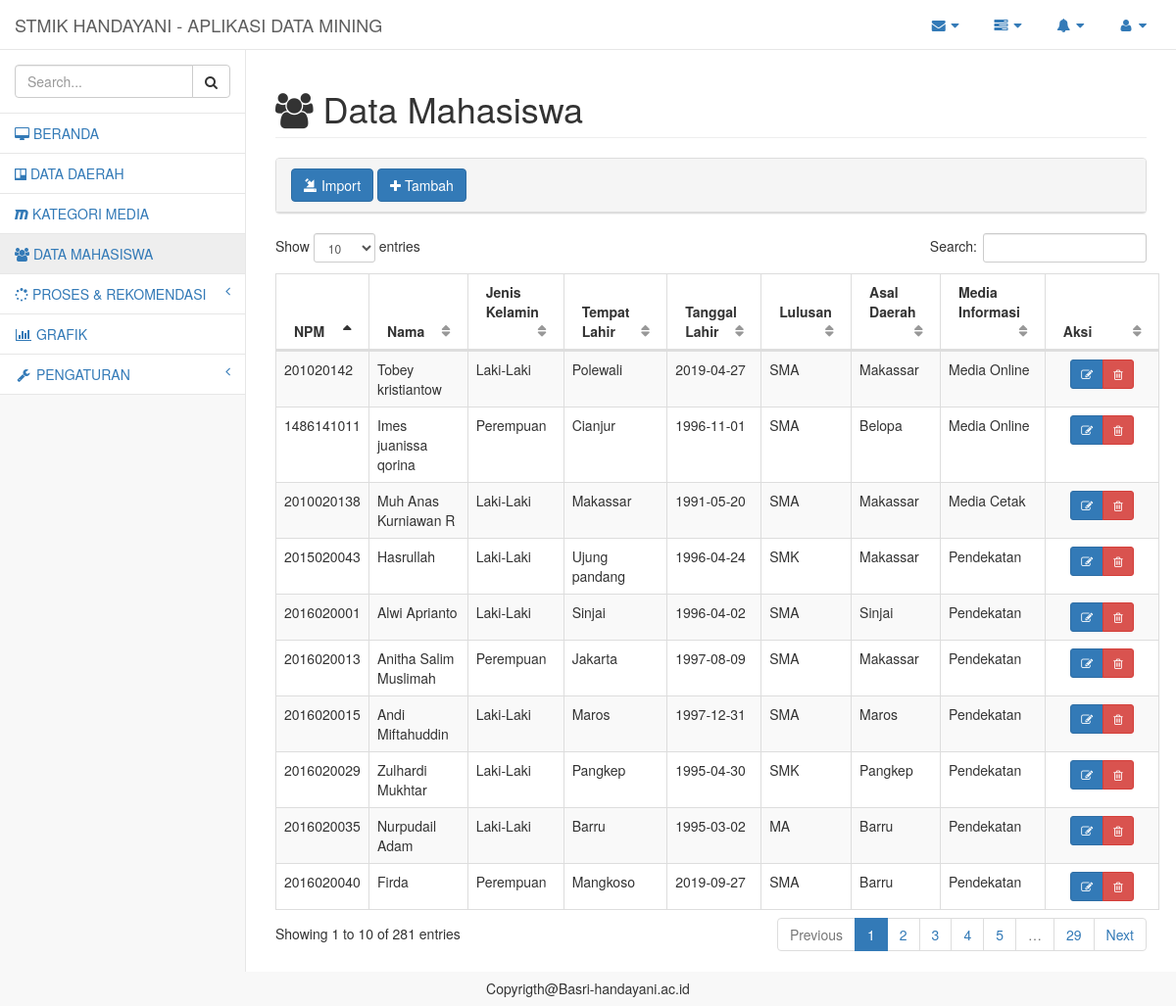
Page /admin/pages/home.php on the committed database.
### tables this page shows
CREATE TABLE `tb_mahasiswa` (
  `NPM` int(12) NOT NULL,
  `nama` varchar(30) DEFAULT NULL,
  `jenis_kelamin` enum('Laki-Laki','Perempuan') DEFAULT NULL,
  `tempat_lahir` varchar(30) DEFAULT NULL,
  `tgl_lahir` date DEFAULT NULL,
  `lulusan` enum('SMA','SMK','MA') DEFAULT NULL,
  `asal_daerah` varchar(30) DEFAULT NULL,
  `informasi` varchar(30) DEFAULT NULL
);

### admin/pages/home.php (the view, shortened to what this page needs)
<?php
include"Koneksi.php";
?>
<!DOCTYPE html>
<html lang="en">
<head>
    <link href="../vendor/bootstrap/css/bootstrap.min.css" rel="stylesheet">
    <link href="../vendor/metisMenu/metisMenu.min.css" rel="stylesheet">
    <link href="../vendor/datatables-plugins/dataTables.bootstrap.css" rel="stylesheet">
    <link href="../vendor/datatables-responsive/dataTables.responsive.css" rel="stylesheet">
    <link href="../dist/css/sb-admin-2.css" rel="stylesheet">
    <link href="../vendor/font-awesome/css/font-awesome.min.css" rel="stylesheet" type="text/css">
    </head>
    <body>
        <div id="wrapper">
            <nav class="navbar navbar-default navbar-static-top" role="navigation" style="margin-bottom: 0">
                <div class="navbar-header">
                    <a class="navbar-brand" href="#">STMIK HANDAYANI - APLIKASI DATA MINING</a>
                </div>
                <ul class="nav navbar-top-links navbar-right">
                    <li class="dropdown">
                        <a class="dropdown-toggle" data-toggle="dropdown" href="#">
                            <i class="fa fa-envelope fa-fw"></i> <i class="fa fa-caret-down"></i>
                        </a>
                    </li>
                    <li class="dropdown">
                        <a class="dropdown-toggle" data-toggle="dropdown" href="#">
                            <i class="fa fa-tasks fa-fw"></i> <i class="fa fa-caret-down"></i>
                        </a>
                    </li>
                    <li class="dropdown">
                        <a class="dropdown-toggle" data-toggle="dropdown" href="#">
                            <i class="fa fa-bell fa-fw"></i> <i class="fa fa-caret-down"></i>
                        </a>
                    </li>
                    <li class="dropdown">
                        <a class="dropdown-toggle" data-toggle="dropdown" href="#">
                            <i class="fa fa-user fa-fw"></i> <i class="fa fa-caret-down"></i>
                        </a>
                    </li>
                </ul>
                <div class="navbar-default sidebar" role="navigation">
                    <div class="sidebar-nav navbar-collapse">
                        <ul class="nav" id="side-menu">
                            <li class="sidebar-search">
                                <div class="input-group custom-search-form">
                                    <input type="text" class="form-control" placeholder="Search...">
                                    <span class="input-group-btn">
                                        <button class="btn btn-default" type="button">
                                            <i class="fa fa-search"></i>
                                        </button>
                                    </span>
                                </div>
                                <li>
                                    <a href="index.php"><i class="fa fa-desktop" ></i> BERANDA </a>
                                </li>
                                <li>
                                    <a href="data_daerah.php"><i class="fa fa-trello" ></i> DATA DAERAH</a>
                                </li>
                                <li>
                                    <a href="kategori_media.php"><i class="fa fa-maxcdn" ></i> KATEGORI MEDIA</a>
                                </li>
                                <li>
                                    <a href="home.php"><i class="fa fa-group" ></i> DATA MAHASISWA</a>
                                </li>
                                    <li>
                                        <a href="#"><i class="fa fa-spinner" > </i>&nbsp;PROSES & REKOMENDASI<span class="fa arrow"></span></a>
                                    </li>
                                    <li>
                                        <a href="grafik.php"><i class="fa fa-bar-chart-o fa-fw"> </i> GRAFIK</a>
                                    </li>
                                    <li>
                                     <a href="#"><i class="fa fa-wrench fa-fw"> </i> PENGATURAN<span class="fa arrow"></span></a>
                                </li>
                            </ul>
                        </div>
                    </div>
                </nav>
                <div id="page-wrapper">
                    <div class="row">
                        <div class="col-lg-12">
                            <h1 class="page-header"><i class="fa fa-group"></i>&nbsp;Data Mahasiswa</h1>
                        </div>
                    </div>
                    <div class="row">
                        <div class="col-lg-12">
                            <div class="panel panel-default">
                                <div class="panel-heading">
                                    <a type="button" class="btn btn-primary" href="#" data-toggle="modal" data-target="#modalImport"><i class="glyphicon glyphicon-import"></i>&nbsp;Import</a>
                                    <a type="button" class="btn btn-primary" href="#" data-toggle="modal" data-target="#modalTambah"><i class="fa fa-plus"></i>&nbsp;Tambah</a>
                    </div>
                </div>
            </div>
            <div class="panel-body">
                <table class="table table-striped table-bordered table-hover" id="dataTables-example">
                    <thead>
                        <tr>
                            <th class="center">NPM</th>
                            <th class="center">Nama</th>
                            <th class="center">Jenis Kelamin</th>
                            <th class="center">Tempat Lahir</th>
                            <th class="center">Tanggal Lahir</th>
                            <th class="center">Lulusan</th>
                            <th class="center">Asal Daerah</th>
                            <th class="center">Media Informasi</th>
                            <th class="center">Aksi</th>
                        </tr>
                    </thead>
                    <tbody>
                     <?php
                     $query= $konek-> query('SELECT * FROM tb_mahasiswa');
                     while ($data= mysqli_fetch_array($query)) {
                         ?>
                         <tr>
                             <td><?php echo $data['NPM']; ?></td>
                             <td><?php echo $data['nama']; ?></td>
                             <td><?php echo $data['jenis_kelamin']; ?></td>
                             <td><?php echo $data['tempat_lahir']; ?></td>
                             <td><?php echo $data['tgl_lahir']; ?></td>
                             <td><?php echo $data['lulusan']; ?></td>
                             <td><?php echo $data['asal_daerah']; ?></td>
                             <td><?php echo $data['informasi']; ?></td>
                             <td width="100" align="center">
                                 <div class="btn-group btn-group-sm" >
                                    <a class="btn btn-primary" href="edit_mahasiswa.php?aksi=<?php echo $data['NPM']; ?>"><i class="fa fa-pencil-square-o"></i></a>
                                    <a class="btn btn-danger" href="delete.php?NPM=<?php echo $data['NPM']; ?>"><i class="fa fa-trash-o"></i></a>
                                </div>
                            </td>
                        </tr>
                        <?php } ?>
                    </tbody>
                </table>
            </div>
        </div>
    </div>
</div>
</body>
</html>
<h5 align="center">Copyrigth@Basri-handayani.ac.id</h5>

### rows in the picture
tb_mahasiswa: NPM "201020142", nama "Tobey kristiantow", jenis_kelamin "Laki-Laki", tempat_lahir "Polewali", tgl_lahir "2019-04-27", lulusan "SMA", asal_daerah "Makassar", informasi "Media Online"
tb_mahasiswa: NPM "1486141011", nama "Imes juanissa qorina", jenis_kelamin "Perempuan", tempat_lahir "Cianjur", tgl_lahir "1996-11-01", lulusan "SMA", asal_daerah "Belopa", informasi "Media Online"
tb_mahasiswa: NPM "2010020138", nama "Muh Anas Kurniawan R", jenis_kelamin "Laki-Laki", tempat_lahir "Makassar", tgl_lahir "1991-05-20", lulusan "SMA", asal_daerah "Makassar", informasi "Media Cetak"
tb_mahasiswa: NPM "2015020043", nama "Hasrullah", jenis_kelamin "Laki-Laki", tempat_lahir "Ujung pandang", tgl_lahir "1996-04-24", lulusan "SMK", asal_daerah "Makassar", informasi "Pendekatan"
tb_mahasiswa: NPM "2016020001", nama "Alwi Aprianto", jenis_kelamin "Laki-Laki", tempat_lahir "Sinjai", tgl_lahir "1996-04-02", lulusan "SMA", asal_daerah "Sinjai", informasi "Pendekatan"
tb_mahasiswa: NPM "2016020013", nama "Anitha Salim Muslimah", jenis_kelamin "Perempuan", tempat_lahir "Jakarta", tgl_lahir "1997-08-09", lulusan "SMA", asal_daerah "Makassar", informasi "Pendekatan"
tb_mahasiswa: NPM "2016020015", nama "Andi Miftahuddin", jenis_kelamin "Laki-Laki", tempat_lahir "Maros", tgl_lahir "1997-12-31", lulusan "SMA", asal_daerah "Maros", informasi "Pendekatan"
tb_mahasiswa: NPM "2016020029", nama "Zulhardi Mukhtar", jenis_kelamin "Laki-Laki", tempat_lahir "Pangkep", tgl_lahir "1995-04-30", lulusan "SMK", asal_daerah "Pangkep", informasi "Pendekatan"
tb_mahasiswa: NPM "2016020035", nama "Nurpudail Adam", jenis_kelamin "Laki-Laki", tempat_lahir "Barru", tgl_lahir "1995-03-02", lulusan "MA", asal_daerah "Barru", informasi "Pendekatan"
tb_mahasiswa: NPM "2016020040", nama "Firda", jenis_kelamin "Perempuan", tempat_lahir "Mangkoso", tgl_lahir "2019-09-27", lulusan "SMA", asal_daerah "Barru", informasi "Pendekatan"
